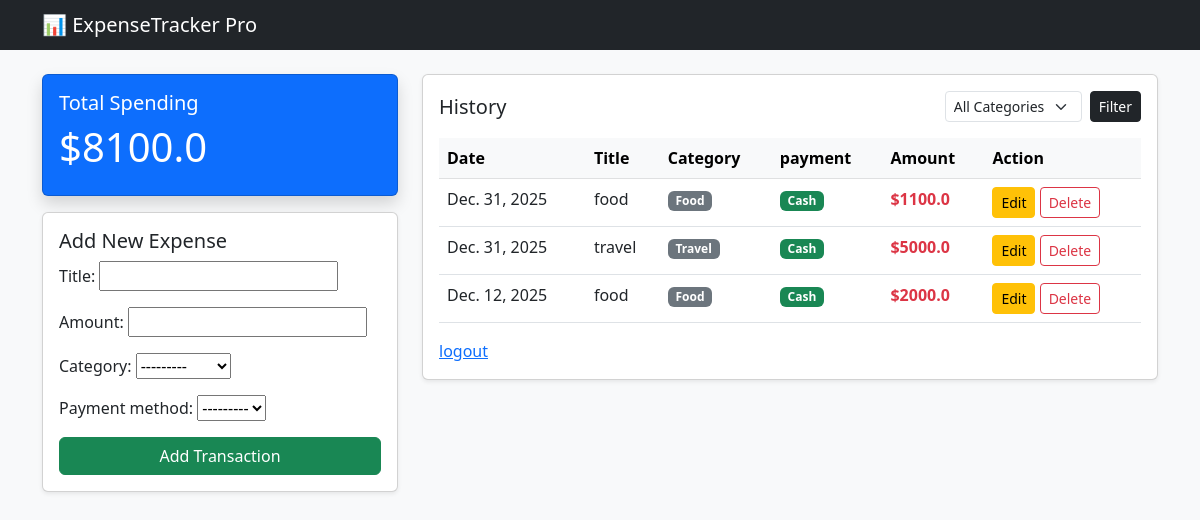
The app's page / (signed in), older data.
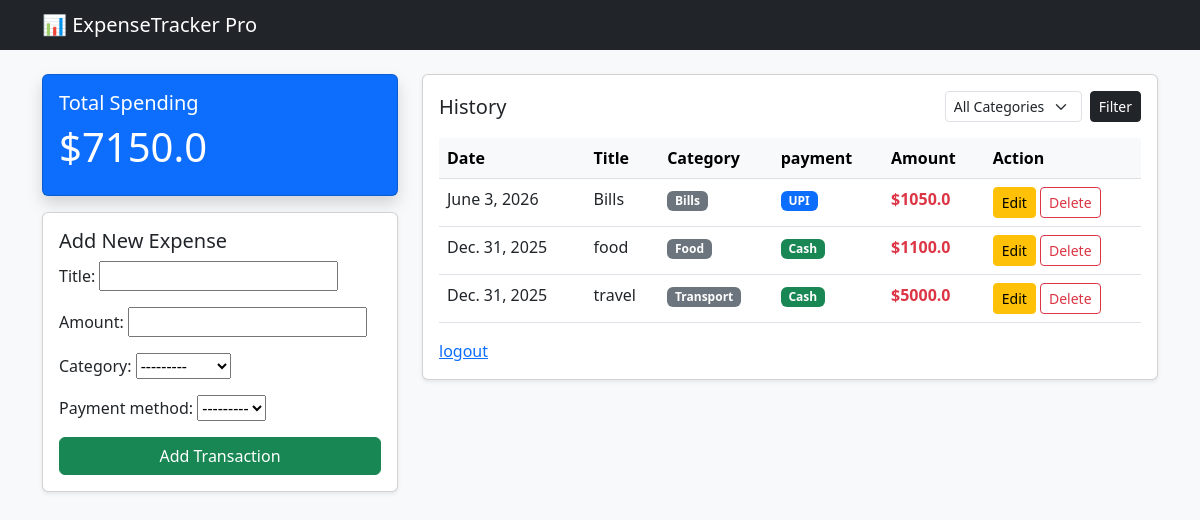
The same page, newer data.
### expense/models.py (models this page shows, shortened)
class Expense(models.Model):
    CATEGORY_CHOICES = [
        ("Food", "Food"),
        ("Transport", "Transport"),
        ("Bills", "Bills"),
    ]
    PAYMENT_CHOICES = [
        ("Cash", "Cash"),
        ("Card", "Card"),
        ("UPI", "UPI"),
    ]
    user = models.ForeignKey(User, on_delete=models.CASCADE)
    title = models.CharField(max_length=100)
    amount = models.FloatField()
    category = models.CharField(max_length=20, choices=CATEGORY_CHOICES)
    payment_method = models.CharField(max_length=20, choices=PAYMENT_CHOICES)
    date = models.DateField(auto_now_add=True)

### expense/views.py (the view)
# urls.py: path("", views.dashboard, name="expense_list"),
@login_required
def dashboard(request):
    category_query = request.GET.get("category")
    payment_query = request.GET.get("payment_method")
    expenses = Expense.objects.filter(user=request.user).order_by("-date")
    if category_query:
        expenses = expenses.filter(category=category_query)
    if payment_query:
        expenses = expenses.filter(payment_method=payment_query)
    total_amount = expenses.aggregate(Sum("amount"))["amount__sum"] or 0
    if request.method == "POST":
        form = ExpenseForm(request.POST)
        if form.is_valid():
            expense = form.save(commit=False)
            expense.user = request.user  # IMPORTANT FIX
            expense.save()
            return redirect("expense_list")
    else:
        form = ExpenseForm()
    context = {
        "expenses": expenses,
        "total_amount": total_amount,
        "form": form,
        "categories": [c[0] for c in Expense.CATEGORY_CHOICES],
        "selected_category": category_query,
        "payment_query": payment_query,
    }
    return render(request, "expense/index.html", context)

### expense/forms.py
class ExpenseForm(forms.ModelForm):
    class Meta:
        model = Expense
        fields = ["title", "amount", "category", "payment_method"]

### stud/templates/expense/index.html (shortened to what this page needs)
<!DOCTYPE html>
<html lang="en">
<head>
    <link href="https://cdn.jsdelivr.net/npm/bootstrap@5.3.0/dist/css/bootstrap.min.css" rel="stylesheet">
</head>
<body class="bg-light">
<nav class="navbar navbar-dark bg-dark mb-4">
    <div class="container">
        <span class="navbar-brand mb-0 h1">📊 ExpenseTracker Pro</span>
    </div>
</nav>
<div class="container">
    <div class="row">
        <div class="col-md-4">
            <div class="card text-white bg-primary mb-3 shadow">
                <div class="card-body">
                    <h5 class="card-title">Total Spending</h5>
                    <h2 class="display-6 font-weight-bold">${{ total_amount }}</h2>
                </div>
            </div>
            <div class="card shadow-sm p-3">
                <h5>Add New Expense</h5>
                <form method="POST">
                    {{ form.as_p }}
                    <button type="submit" class="btn btn-success w-100">Add Transaction</button>
                </form>
            </div>
        </div>
        <div class="col-md-8">
            <div class="card shadow-sm p-3">
                <div class="d-flex justify-content-between align-items-center mb-3">
                    <h5 class="mb-0">History</h5>
                    <form method="GET" class="d-flex gap-2">
                        <select name="category" class="form-select form-select-sm">
                            <option value="">All Categories</option>
                        </select>
                        <button class="btn btn-sm btn-dark">Filter</button>
                    </form>
                </div>
                <table class="table table-hover">
                    <thead class="table-light">
                        <tr>
                            <th>Date</th>
                            <th>Title</th>
                            <th>Category</th>
                            <th>payment</th>
                            <th>Amount</th>
                            <th>Action</th>
                        </tr>
                    </thead>
                    <tbody>
                        {% for expense in expenses %}
                        <tr>
                            <td>{{ expense.date }}</td>
                            <td>{{ expense.title }}</td>
                            <td><span class="badge bg-secondary">{{ expense.category }}</span></td>
                            <td>
                                {% if expense.payment_method == 'Cash' %}
                                <span class="badge bg-success">Cash</span>
                                {% elif expense.payment_method == 'UPI' %}
                                <span class="badge bg-primary">UPI</span>
                                {% else %}
                                <span class="badge bg-warning text-dark"> Card</span>
                                {% endif %}
                            </td>
                            <td class="text-danger fw-bold">${{ expense.amount }}</td>
                            <td>
                                <a href="{% url 'edit_expense' expense.pk %}" class="btn btn-sm btn-warning">Edit</a>
                                <a href="{% url 'delete_expense' expense.pk %}" class="btn btn-sm btn-outline-danger" onclick="return confirm('Delete this record?')">Delete</a>
                            </td>
                        </tr>
                        {% empty %}
                        <tr><td colspan="5" class="text-center">No expenses found.</td></tr>
                        {% endfor %}
                    </tbody>
                </table>
                <a href="logout">logout</a>
            </div>
        </div>
    </div>
</div>
</body>
</html>

Row changes from the older to the newer data that the page shows:
removed Expense: date "Dec. 12, 2025", title "food", category "Food", payment_method "Cash", amount "2000.0"
added Expense: date "June 3, 2026", title "Bills", category "Bills", payment_method "UPI", amount "1050.0"
changed Expense "travel": category "Travel" → "Transport"
Text that changed along with them:
{{ total_amount }}: "8100.0" → "7150.0"
